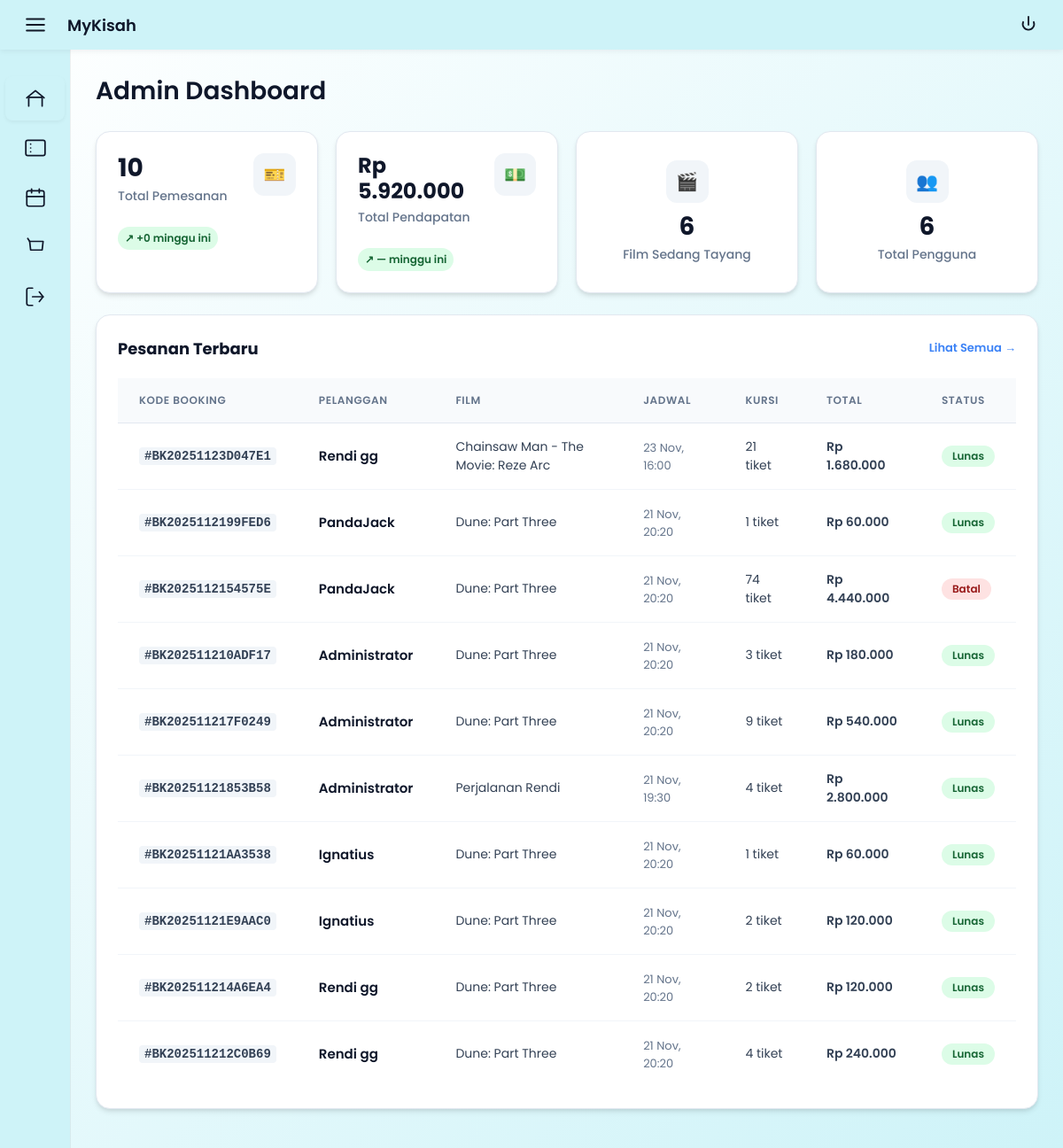
Before: /MyKisah/admin/index.php (signed in) with the older database file.
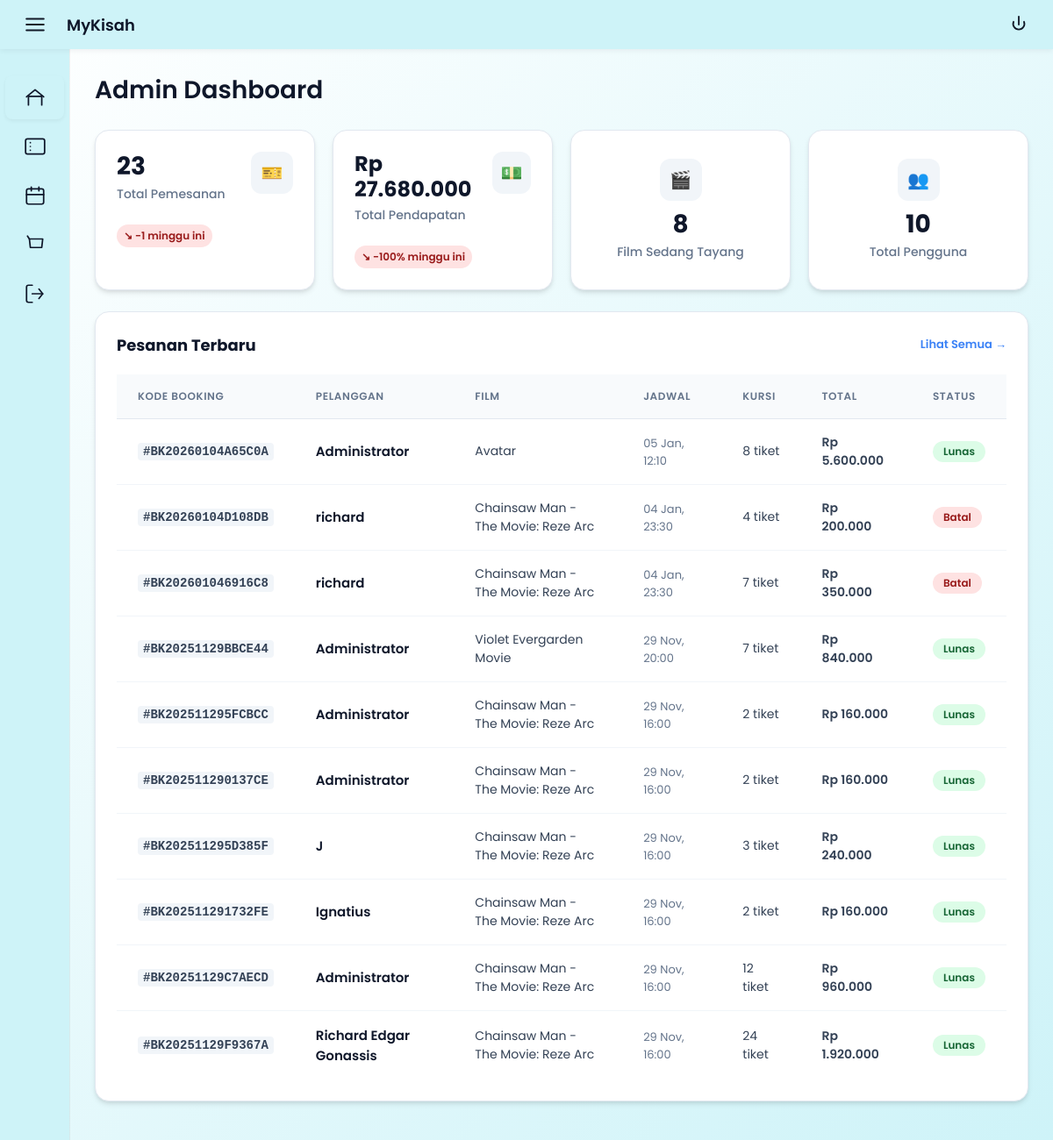
After: the same page with the newer database file.
### tables this page shows
CREATE TABLE `bookings` (
  `booking_id` int NOT NULL,
  `user_id` int NOT NULL,
  `schedule_id` int NOT NULL,
  `booking_code` varchar(20) NOT NULL,
  `total_seats` int NOT NULL,
  `total_price` decimal(10,2) NOT NULL,
  `payment_method` enum('cash','credit_card','debit_card','e-wallet') NOT NULL,
  `payment_status` enum('pending','paid','cancelled') DEFAULT 'pending',
  `booking_date` timestamp NULL DEFAULT CURRENT_TIMESTAMP
);

CREATE TABLE `users` (
  `user_id` int NOT NULL,
  `username` varchar(50) NOT NULL,
  `email` varchar(100) NOT NULL,
  `password` varchar(255) NOT NULL,
  `full_name` varchar(100) NOT NULL,
  `phone` varchar(20) DEFAULT NULL,
  `role` enum('customer','admin') DEFAULT 'customer',
  `created_at` timestamp NULL DEFAULT CURRENT_TIMESTAMP,
  `updated_at` timestamp NULL DEFAULT CURRENT_TIMESTAMP ON UPDATE CURRENT_TIMESTAMP
);

CREATE TABLE `movies` (
  `movie_id` int NOT NULL,
  `title` varchar(200) NOT NULL,
  `description` text,
  `duration` int NOT NULL,
  `genre` varchar(100) DEFAULT NULL,
  `rating` varchar(10) DEFAULT NULL,
  `poster_url` varchar(255) DEFAULT NULL,
  `trailer_url` varchar(255) DEFAULT NULL,
  `release_date` date DEFAULT NULL,
  `status` enum('now_playing','coming_soon','archived') DEFAULT 'now_playing',
  `created_at` timestamp NULL DEFAULT CURRENT_TIMESTAMP,
  `updated_at` timestamp NULL DEFAULT CURRENT_TIMESTAMP ON UPDATE CURRENT_TIMESTAMP
);

CREATE TABLE `schedules` (
  `schedule_id` int NOT NULL,
  `movie_id` int NOT NULL,
  `hall_id` int NOT NULL,
  `show_date` date NOT NULL,
  `show_time` time NOT NULL,
  `price` decimal(10,2) NOT NULL,
  `available_seats` int NOT NULL,
  `status` enum('active','full','cancelled') DEFAULT 'active',
  `created_at` timestamp NULL DEFAULT CURRENT_TIMESTAMP
);

### MyKisah/includes/config.php (called while the page is built, shortened)
<?php
class Database {
    private $host = DB_HOST;
    private $user = DB_USER;
    private $pass = DB_PASS;
    private $dbname = DB_NAME;
    private $conn;
    private function connect() {
        $this->conn = null;
        try {
            $this->conn = new mysqli($this->host, $this->user, $this->pass, $this->dbname);
            $this->conn->set_charset("utf8mb4");
        } catch (Exception $e) {
            $this->error = $e->getMessage();
            die("Connection failed: " . $this->error);
        }
    }
    public function query($sql) {
        return $this->conn->query($sql);
    }
}
function formatPrice($price) {
    return "Rp " . number_format($price, 0, ',', '.');
}
$db = new Database();
?>

### MyKisah/admin/index.php (the view, shortened to what the changed rows need)
<?php
require_once '../includes/config.php';
function compute_growth_percent_display($current, $previous) {
    $current = (float)$current;
    $previous = (float)$previous;
    if ($previous == 0) {
        return '—';
    }
    $diff = $current - $previous;
    $percent = ($diff / $previous) * 100;
    $sign = $percent >= 0 ? '+' : '';
    return [
        'text' => $sign . round($percent) . '%',
        'is_positive' => $percent >= 0
    ];
}
$booking_week_field = "YEARWEEK(booking_date, 1)";
$curr_bookings_sql = "
    SELECT COUNT(*) AS cnt, COALESCE(SUM(total_price), 0) AS revenue
    FROM bookings
    WHERE payment_status = 'paid' AND {$booking_week_field} = YEARWEEK(CURDATE(), 1)
";
$curr_booking_row = $db->query($curr_bookings_sql)->fetch_assoc();
$this_week_bookings = $curr_booking_row['cnt'] ?? 0;
$this_week_revenue = $curr_booking_row['revenue'] ?? 0.0;
$last_bookings_sql = "
    SELECT COUNT(*) AS cnt, COALESCE(SUM(total_price), 0) AS revenue
    FROM bookings
    WHERE payment_status = 'paid' AND {$booking_week_field} = (YEARWEEK(CURDATE(), 1) - 1)
";
$last_booking_row = $db->query($last_bookings_sql)->fetch_assoc();
$last_week_bookings = $last_booking_row['cnt'] ?? 0;
$last_week_revenue = $last_booking_row['revenue'] ?? 0.0;
$total_bookings_sql = "SELECT COUNT(*) as total FROM bookings WHERE payment_status = 'paid'";
$total_bookings = $db->query($total_bookings_sql)->fetch_assoc()['total'] ?? 0;
$total_revenue_sql = "SELECT COALESCE(SUM(total_price),0) as revenue FROM bookings WHERE payment_status = 'paid'";
$total_revenue = $db->query($total_revenue_sql)->fetch_assoc()['revenue'] ?? 0.0;
$total_movies_sql = "SELECT COUNT(*) as total FROM movies WHERE status = 'now_playing'";
$total_movies = $db->query($total_movies_sql)->fetch_assoc()['total'] ?? 0;
$total_users_sql = "SELECT COUNT(*) as total FROM users WHERE role = 'customer'";
$total_users = $db->query($total_users_sql)->fetch_assoc()['total'] ?? 0;
$growth_val = $this_week_bookings - $last_week_bookings;
$bookings_growth_text = ($growth_val >= 0 ? '+' : '') . $growth_val;
$bookings_growth_positive = $growth_val >= 0;
$revenue_growth_data = compute_growth_percent_display($this_week_revenue, $last_week_revenue);
$revenue_growth_text = is_array($revenue_growth_data) ? $revenue_growth_data['text'] : $revenue_growth_data;
$revenue_growth_positive = is_array($revenue_growth_data) ? $revenue_growth_data['is_positive'] : true;
$recent_bookings_sql = "SELECT b.*, m.title, u.full_name, s.show_date, s.show_time
    FROM bookings b
    INNER JOIN schedules s ON b.schedule_id = s.schedule_id
    INNER JOIN movies m ON s.movie_id = m.movie_id
    INNER JOIN users u ON b.user_id = u.user_id
    ORDER BY b.booking_date DESC
    LIMIT 10";
$recent_bookings = $db->query($recent_bookings_sql);
?>
<!DOCTYPE html>
<html lang="id">
<head>
</head>
<body>
  <div class="layout" role="application">
    <main class="content" role="main">
      <div class="stats-row">
          <div class="stat-box">
              <div class="stat-header">
                  <div>
                      <div class="stat-value"><?= htmlspecialchars($total_bookings) ?></div>
                      <div class="stat-label">Total Pemesanan</div>
                  </div>
                  <div class="stat-icon" style="color:#3b82f6;">🎫</div>
              </div>
              <div class="stat-growth <?= $bookings_growth_positive ? 'growth-up' : 'growth-down' ?>">
                  <?= $bookings_growth_positive ? '↗' : '↘' ?> <?= htmlspecialchars($bookings_growth_text) ?> minggu ini
              </div>
          </div>
          <div class="stat-box">
              <div class="stat-header">
                  <div>
                      <div class="stat-value" style="font-size:24px;"><?= formatPrice($total_revenue) ?></div>
                      <div class="stat-label">Total Pendapatan</div>
                  </div>
                  <div class="stat-icon" style="color:#10b981;">💵</div>
              </div>
              <div class="stat-growth <?= $revenue_growth_positive ? 'growth-up' : 'growth-down' ?>">
                  <?= $revenue_growth_positive ? '↗' : '↘' ?> <?= htmlspecialchars($revenue_growth_text) ?> minggu ini
              </div>
          </div>
          <div class="stat-box" style="align-items:center; text-align:center; justify-content:center;">
              <div class="stat-icon" style="color:#f59e0b; margin-bottom:10px;">🎬</div>
              <div class="stat-value"><?= htmlspecialchars($total_movies) ?></div>
              <div class="stat-label">Film Sedang Tayang</div>
          </div>
          <div class="stat-box" style="align-items:center; text-align:center; justify-content:center;">
              <div class="stat-icon" style="color:#6366f1; margin-bottom:10px;">👥</div>
              <div class="stat-value"><?= htmlspecialchars($total_users) ?></div>
              <div class="stat-label">Total Pengguna</div>
          </div>
      </div>
      <div class="card">
        <div class="table-responsive">
          <table role="table">
            <thead>
              <tr>
                <th>Kode Booking</th>
                <th>Pelanggan</th>
                <th>Film</th>
                <th>Jadwal</th>
                <th>Kursi</th>
                <th>Total</th>
                <th>Status</th>
              </tr>
            </thead>
            <tbody>
              <?php if ($recent_bookings && $recent_bookings->num_rows > 0): ?>
                <?php while ($b = $recent_bookings->fetch_assoc()): ?>
                  <tr>
                    <td><span class="text-code">#<?= htmlspecialchars($b['booking_code']) ?></span></td>
                    <td>
                        <div class="text-primary-bold"><?= htmlspecialchars($b['full_name']) ?></div>
                    </td>
                    <td><?= htmlspecialchars($b['title']) ?></td>
                    <td>
                        <div class="text-secondary">
                            <?= date('d M', strtotime($b['show_date'])) ?>, <?= date('H:i', strtotime($b['show_time'])) ?>
                        </div>
                    </td>
                    <td><?= htmlspecialchars($b['total_seats']) ?> tiket</td>
                    <td><span style="font-weight:600;"><?= formatPrice($b['total_price']) ?></span></td>
                    <td>
                      <?php if ($b['payment_status'] === 'paid'): ?>
                        <span class="badge badge-success">Lunas</span>
                      <?php elseif ($b['payment_status'] === 'pending'): ?>
                        <span class="badge badge-warning">Pending</span>
                      <?php else: ?>
                        <span class="badge badge-danger">Batal</span>
                      <?php endif; ?>
                    </td>
                  </tr>
                <?php endwhile; ?>
              <?php else: ?>
                <tr>
                  <td colspan="7" style="text-align:center;color:#94a3b8;padding:32px;">Belum ada pesanan terbaru.</td>
                </tr>
              <?php endif; ?>
            </tbody>
          </table>
        </div>
      </div>
    </main>
  </div>
</body>
</html>

Changed rows visible on the page:
no longer on this page (row unchanged): bookings: booking_code "BK20251123D047E1", user.full_name "Rendi gg", movies.title "Chainsaw Man - The Movie: Reze Arc", schedule.show_date "23 Nov", schedule.show_time "16:00", total_seats "21", total_price "Rp 1.680.000", payment_status "Lunas"
no longer on this page (row unchanged): bookings: booking_code "BK2025112199FED6", user.full_name "PandaJack", movies.title "Dune: Part Three", schedule.show_date "21 Nov", schedule.show_time "20:20", total_seats "1", total_price "Rp 60.000", payment_status "Lunas"
no longer on this page (row unchanged): bookings: booking_code "BK2025112154575E", user.full_name "PandaJack", movies.title "Dune: Part Three", schedule.show_date "21 Nov", schedule.show_time "20:20", total_seats "74", total_price "Rp 4.440.000", payment_status "Batal"
no longer on this page (row unchanged): bookings: booking_code "BK202511210ADF17", user.full_name "Administrator", movies.title "Dune: Part Three", schedule.show_date "21 Nov", schedule.show_time "20:20", total_seats "3", total_price "Rp 180.000", payment_status "Lunas"
no longer on this page (row unchanged): bookings: booking_code "BK202511217F0249", user.full_name "Administrator", movies.title "Dune: Part Three", schedule.show_date "21 Nov", schedule.show_time "20:20", total_seats "9", total_price "Rp 540.000", payment_status "Lunas"
no longer on this page (row edited): bookings: booking_code "BK20251121853B58", user.full_name "Administrator", movies.title "Perjalanan Rendi", schedule.show_date "21 Nov", schedule.show_time "19:30", total_seats "4", total_price "Rp 2.800.000", payment_status "Lunas"
no longer on this page (row unchanged): bookings: booking_code "BK20251121AA3538", user.full_name "Ignatius", movies.title "Dune: Part Three", schedule.show_date "21 Nov", schedule.show_time "20:20", total_seats "1", total_price "Rp 60.000", payment_status "Lunas"
no longer on this page (row unchanged): bookings: booking_code "BK20251121E9AAC0", user.full_name "Ignatius", movies.title "Dune: Part Three", schedule.show_date "21 Nov", schedule.show_time "20:20", total_seats "2", total_price "Rp 120.000", payment_status "Lunas"
no longer on this page (row unchanged): bookings: booking_code "BK202511214A6EA4", user.full_name "Rendi gg", movies.title "Dune: Part Three", schedule.show_date "21 Nov", schedule.show_time "20:20", total_seats "2", total_price "Rp 120.000", payment_status "Lunas"
no longer on this page (row unchanged): bookings: booking_code "BK202511212C0B69", user.full_name "Rendi gg", movies.title "Dune: Part Three", schedule.show_date "21 Nov", schedule.show_time "20:20", total_seats "4", total_price "Rp 240.000", payment_status "Lunas"
added bookings: booking_code "BK20260104A65C0A", user.full_name "Administrator", movies.title "Avatar", schedule.show_date "05 Jan", schedule.show_time "12:10", total_seats "8", total_price "Rp 5.600.000", payment_status "Lunas"
added bookings: booking_code "BK20260104D108DB", user.full_name "richard", movies.title "Chainsaw Man - The Movie: Reze Arc", schedule.show_date "04 Jan", schedule.show_time "23:30", total_seats "4", total_price "Rp 200.000", payment_status "Batal"
added bookings: booking_code "BK202601046916C8", user.full_name "richard", movies.title "Chainsaw Man - The Movie: Reze Arc", schedule.show_date "04 Jan", schedule.show_time "23:30", total_seats "7", total_price "Rp 350.000", payment_status "Batal"
added bookings: booking_code "BK20251129BBCE44", user.full_name "Administrator", movies.title "Violet Evergarden Movie", schedule.show_date "29 Nov", schedule.show_time "20:00", total_seats "7", total_price "Rp 840.000", payment_status "Lunas"
added bookings: booking_code "BK202511295FCBCC", user.full_name "Administrator", movies.title "Chainsaw Man - The Movie: Reze Arc", schedule.show_date "29 Nov", schedule.show_time "16:00", total_seats "2", total_price "Rp 160.000", payment_status "Lunas"
added bookings: booking_code "BK202511290137CE", user.full_name "Administrator", movies.title "Chainsaw Man - The Movie: Reze Arc", schedule.show_date "29 Nov", schedule.show_time "16:00", total_seats "2", total_price "Rp 160.000", payment_status "Lunas"
added bookings: booking_code "BK202511295D385F", user.full_name "J", movies.title "Chainsaw Man - The Movie: Reze Arc", schedule.show_date "29 Nov", schedule.show_time "16:00", total_seats "3", total_price "Rp 240.000", payment_status "Lunas"
added bookings: booking_code "BK202511291732FE", user.full_name "Ignatius", movies.title "Chainsaw Man - The Movie: Reze Arc", schedule.show_date "29 Nov", schedule.show_time "16:00", total_seats "2", total_price "Rp 160.000", payment_status "Lunas"
added bookings: booking_code "BK20251129C7AECD", user.full_name "Administrator", movies.title "Chainsaw Man - The Movie: Reze Arc", schedule.show_date "29 Nov", schedule.show_time "16:00", total_seats "12", total_price "Rp 960.000", payment_status "Lunas"
added bookings: booking_code "BK20251129F9367A", user.full_name "Richard Edgar Gonassis", movies.title "Chainsaw Man - The Movie: Reze Arc", schedule.show_date "29 Nov", schedule.show_time "16:00", total_seats "24", total_price "Rp 1.920.000", payment_status "Lunas"
Other visible differences:
$total_bookings: "10" → "23"
$bookings_growth_text: "+0" → "-1"
formatPrice($total_revenue): "Rp 5.920.000" → "Rp 27.680.000"
$revenue_growth_text: "—" → "-100%"
$total_movies: "6" → "8"
$total_users: "6" → "10"
